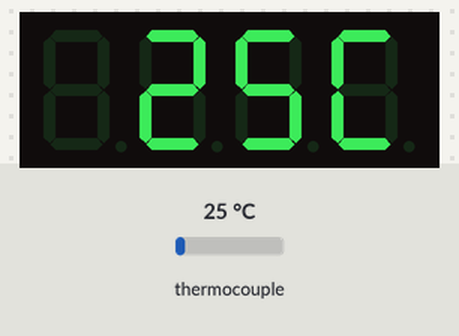
Simulated run of this sketch. Board: Arduino Uno, built with avr-gcc and run on an emulated ATmega328P. On the bench: 4-digit seven-segment display. The inputs (shaded band) are chosen by the test bench; at power-on: thermocouple 25 °C.

Above: at 3.2 s.
3.3 s: thermocouple set to 6 °C
At 5.3 s:
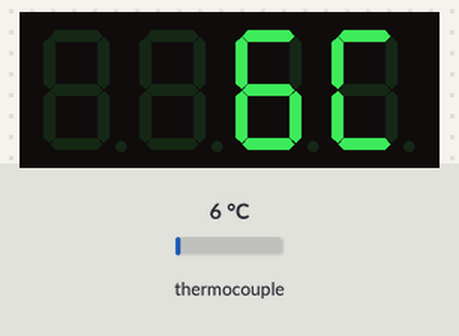
5.6 s: thermocouple set to 75 °C
At 7.0 s:
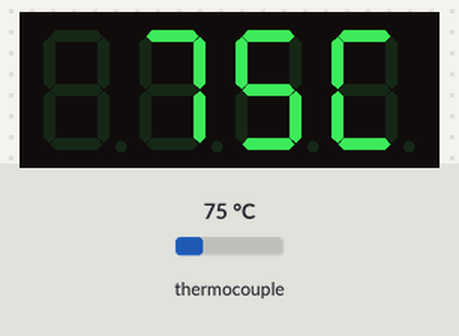
7.8 s: thermocouple set to 150 °C
At 8.8 s:
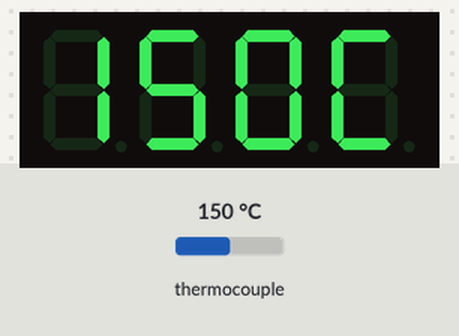
Timing chart, 0 to 10.8 s (numbered marks = the images above; inputs shaded):
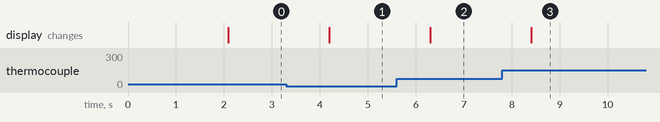

The sketch:

termocoppia_4digitDisplay.ino
```cpp
// Includiamo la libreria che abbiamo appena installato
#include "max6675.h"
#include <TM1637Display.h>

#define DIO 8
#define CLK 9

// Definiamo i pin a cui abbiamo collegato il modulo MAX6675
int thermoSO = 4;
int thermoCS = 3;
int thermoSCK = 2;

// parola ciao
uint8_t ciao[] = {
  SEG_A | SEG_D | SEG_E | SEG_F, // C
  SEG_B | SEG_C, // I
  SEG_A | SEG_B | SEG_C | SEG_E | SEG_F | SEG_G, // A
  SEG_A | SEG_B | SEG_C | SEG_D | SEG_E | SEG_F// O
};

uint8_t c[] = {SEG_A | SEG_D | SEG_E | SEG_F};

// Inizializziamo l'oggetto termocoppia passando i pin
MAX6675 termocoppia(thermoSCK, thermoCS, thermoSO);

// inizializzo il display
TM1637Display display(CLK, DIO);

void setup() {
  // Avviamo la comunicazione seriale per leggere i dati sul PC
  Serial.begin(9600);

  display.setBrightness(4);
  display.clear();

  display.setSegments(ciao);

  // Il modulo MAX6675 richiede un attimo per stabilizzarsi all'avvio
  delay(2000);
}

void loop() {

  display.clear();

  // Leggiamo la temperatura in gradi Celsius
  float temperatura = termocoppia.readCelsius();

  // Stampiamo i risultati sul display
  display.showNumberDec(temperatura, false, 3, 0);

  display.setSegments(c, 1, 3);

  // NOTA IMPORTANTE: Il chip MAX6675 impiega circa 250ms per effettuare una
  // conversione hardware. Leggere i dati più velocemente porterà a errori.
  // È consigliabile aspettare almeno mezzo secondo (500ms) o 1 secondo intero.
  delay(1000);
}
```

Measured:
- after the input at 3.3 s, the display: changes after 0.90 s (image 1)
- after the input at 5.6 s, the display: changes after 0.70 s (image 2)
- after the input at 7.8 s, the display: changes after 0.61 s (image 3)
